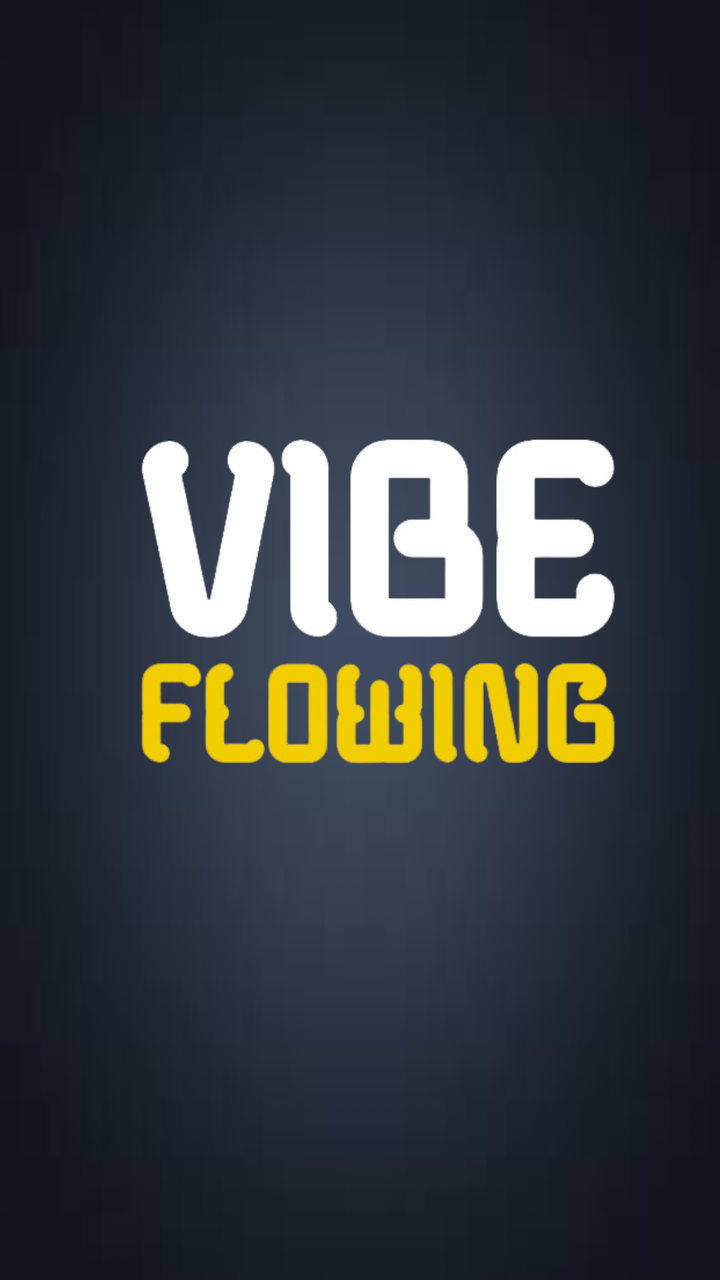
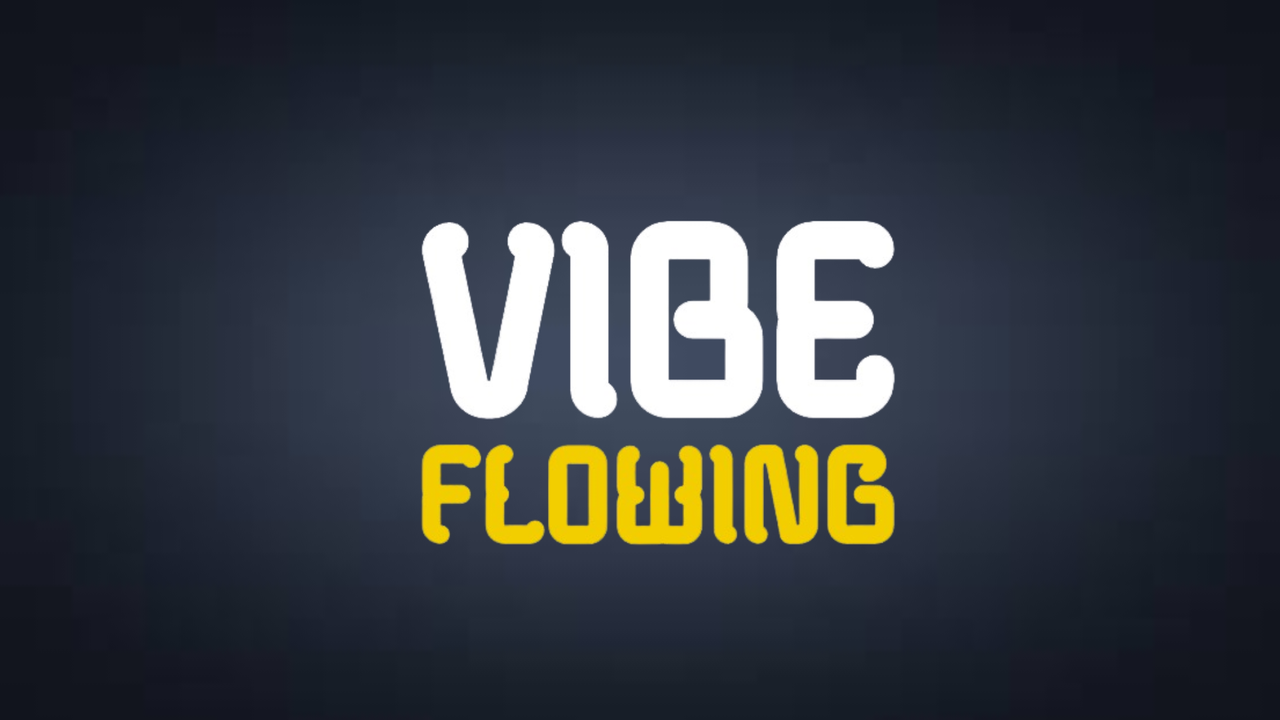

An Android layout and its configuration variant, each rendered on a device that would load it. The default file and the variant file are quoted in full after the pictures.
<!-- AndroidManifest.xml: application theme Theme.TrabajoV3 -->
<!-- res/layout/activity_splash.xml -->
<?xml version="1.0" encoding="utf-8"?>
<androidx.constraintlayout.widget.ConstraintLayout xmlns:android="http://schemas.android.com/apk/res/android"
    xmlns:app="http://schemas.android.com/apk/res-auto"
    xmlns:tools="http://schemas.android.com/tools"
    android:layout_width="match_parent"
    android:layout_height="match_parent"
    android:background="@drawable/fondogrey"
    tools:context=".Splash">

    <ImageView
        android:id="@+id/imageView"
        android:layout_width="333dp"
        android:layout_height="306dp"
        app:layout_constraintBottom_toBottomOf="parent"
        app:layout_constraintEnd_toEndOf="parent"
        app:layout_constraintStart_toStartOf="parent"
        app:layout_constraintTop_toTopOf="parent"
        app:layout_constraintVertical_bias="0.402"
        app:srcCompat="@drawable/logotipo" />

    <ProgressBar
        android:id="@+id/progressBar"
        style="?android:attr/progressBarStyle"
        android:layout_width="wrap_content"
        android:layout_height="wrap_content"
        app:layout_constraintBottom_toBottomOf="parent"
        app:layout_constraintEnd_toEndOf="parent"
        app:layout_constraintHorizontal_bias="0.498"
        app:layout_constraintStart_toStartOf="parent"
        app:layout_constraintTop_toTopOf="parent"
        app:layout_constraintVertical_bias="0.698" />

</androidx.constraintlayout.widget.ConstraintLayout>
<!-- resources referenced by this layout -->
<resources>
  <!-- drawable fondogrey: jpeg bitmap (drawable, 1390 bytes) -->
  <!-- drawable logotipo: png bitmap (drawable, 83729 bytes) -->
  <style name="Theme.TrabajoV3" parent="Theme.MaterialComponents.DayNight.NoActionBar">
          
          <item name="colorPrimary">@color/yellowText</item>
          <item name="colorPrimaryVariant">@color/purple_700</item>
          <item name="colorOnPrimary">@color/white</item>
          
          <item name="colorSecondary">@color/teal_200</item>
          <item name="colorSecondaryVariant">@color/teal_700</item>
          <item name="colorOnSecondary">@color/black</item>
          
          <item name="android:statusBarColor">?attr/colorPrimaryVariant</item>
          
      </style>
  <color name="yellowText">#f8da5b</color>
  <color name="purple_700">#null</color>
  <color name="white">#FFFFFFFF</color>
  <color name="teal_200">#f8da5b</color>
  <color name="teal_700">#FF018786</color>
  <color name="black">#FF000000</color>
</resources>
<!-- res/layout-land/activity_splash.xml (the author's variant of the layout above) -->
<!-- drawn on the phone turned sideways -->
<?xml version="1.0" encoding="utf-8"?>
<androidx.constraintlayout.widget.ConstraintLayout xmlns:android="http://schemas.android.com/apk/res/android"
    xmlns:app="http://schemas.android.com/apk/res-auto"
    xmlns:tools="http://schemas.android.com/tools"
    android:layout_width="match_parent"
    android:layout_height="match_parent"
    android:background="@drawable/fondogrey"
    tools:context=".Splash">

    <ImageView
        android:id="@+id/imageView"
        android:layout_width="333dp"
        android:layout_height="306dp"
        app:layout_constraintBottom_toBottomOf="parent"
        app:layout_constraintEnd_toEndOf="parent"
        app:layout_constraintStart_toStartOf="parent"
        app:layout_constraintTop_toTopOf="parent"
        app:layout_constraintVertical_bias="0.463"
        app:srcCompat="@drawable/logotipo" />
</androidx.constraintlayout.widget.ConstraintLayout>
